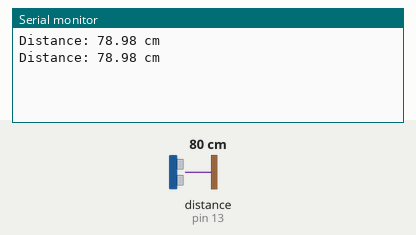
Recording of a sketch running on a simulated Arduino Uno, built with avr-gcc and run on an emulated ATmega328P. On the bench: the last lines printed to the serial monitor. Wiring (inferred from the names in the program): ultrasonic range finder: trigger pin 12; echo pin 13. Inputs (shaded band) come from the test bench; at power-on: distance to the obstacle (sensor on pin 13) 80 cm. The echo pulse lasts 58.3 µs per cm.

Above: at 1.8 s.
1.9 s: distance to the obstacle (sensor on pin 13) set to 2 cm
At 2.8 s:
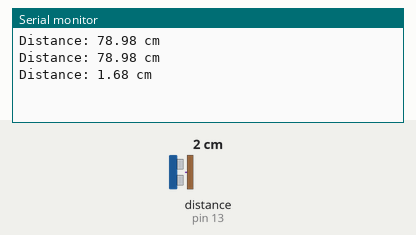
3.4 s: distance to the obstacle (sensor on pin 13) set to 4 cm
At 4.5 s:
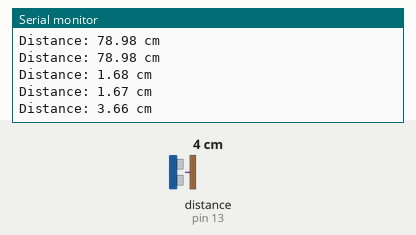
Timing chart, 0 to 6.4 s (numbered marks = the images above; inputs shaded):
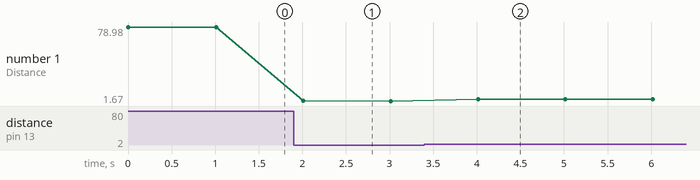

Measured:
- after the input at 1.9 s, the serial monitor: prints a new line after 0.11 s (image 1)
- after the input at 3.4 s, the serial monitor: prints a new line after 0.61 s (image 2)
- plotted number 1: 78.98 → 1.67 after the input at 1.9 s, 1.67 → 3.66 after the input at 3.4 s

The sketch:

Ultrasonic_test.ino
```cpp
#define TRIG_PIN 12
#define ECHO_PIN 13

void setup() {
  Serial.begin(115200);
  pinMode(TRIG_PIN, OUTPUT);
  pinMode(ECHO_PIN, INPUT);
}

void loop() {
  long duration;
  float distance;

  digitalWrite(TRIG_PIN, LOW);
  delayMicroseconds(2);
  digitalWrite(TRIG_PIN, HIGH);
  delayMicroseconds(10);
  digitalWrite(TRIG_PIN, LOW);

  duration = pulseIn(ECHO_PIN, HIGH);
  distance = duration * 0.034 / 2;

  Serial.print("Distance: ");
  Serial.print(distance);
  Serial.println(" cm");

  delay(1000);
}
```
